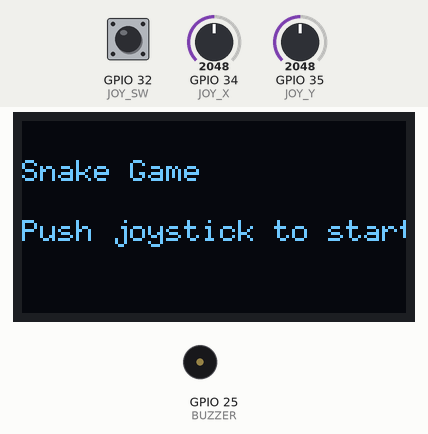
Recording of a sketch running on a simulated ESP32. Parts: 128×64 one-colour display, buzzer (waves = sounding). The inputs (shaded band) are chosen by the test bench; at power-on: GPIO 32 (JOY_SW) HIGH, GPIO 35 (JOY_Y) = 2048, GPIO 34 (JOY_X) = 2048. Random numbers use the default seed unless the sketch sets one.

Above: at 1.2 s.
1.3 s: GPIO 32 (JOY_SW) pulled LOW for 0.15 s
At 1.47 s:
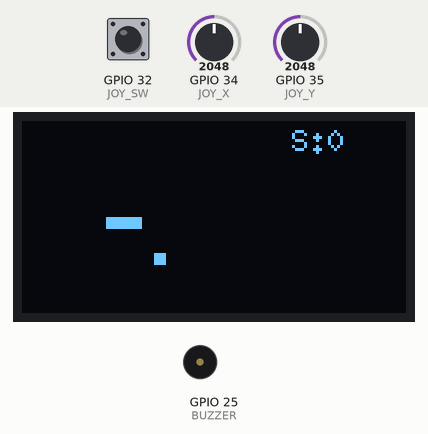
2.0 s: GPIO 35 (JOY_Y) set to 2955
3.5 s: GPIO 35 (JOY_Y) set to 3033
At 3.75 s:
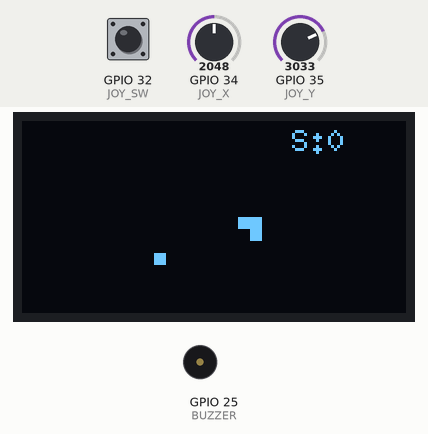
6.5 s: GPIO 32 (JOY_SW) pulled LOW for 3.2 s
At 8.13 s:
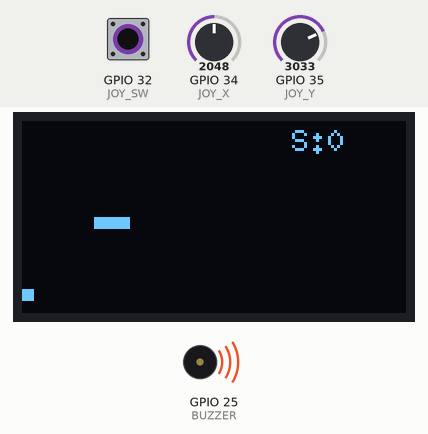
10.3 s: GPIO 34 (JOY_X) set to 3040
At 10.59 s:
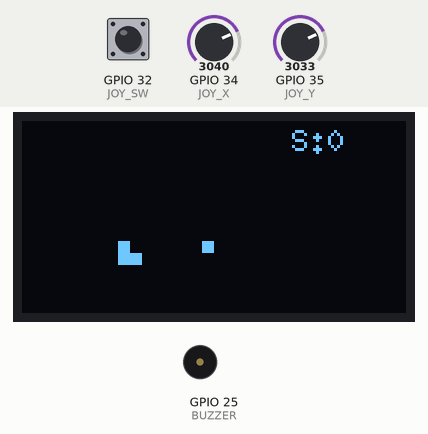
11.9 s: GPIO 34 (JOY_X) set to 2960
At 14.2 s:
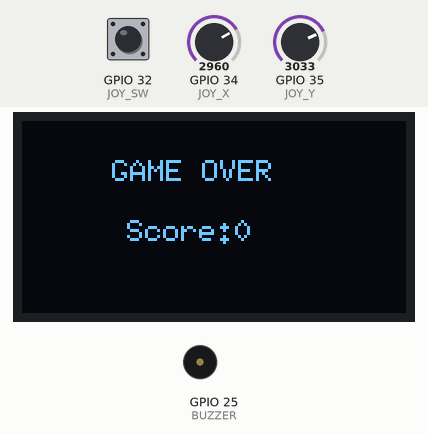
Timing chart, 0 to 14.6 s (numbered marks = the images above; inputs shaded):
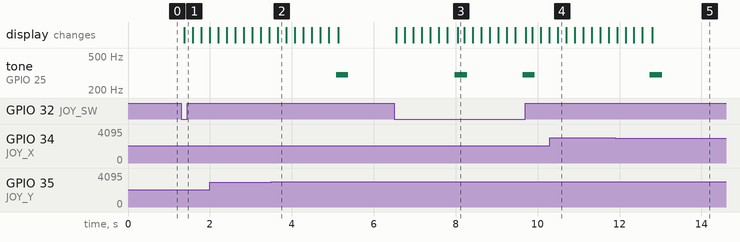

Measured:
- after the input at 1.3 s, the display: changes after 0.08 s (image 1)
- after the input at 6.5 s, tone on GPIO 25 (BUZZER): alternates 300 Hz for 0.30 s and silent for 1.4 s, starting after 1.5 s; the display: first changes after 0.05 s (image 3 shows a later state)
- after the input at 11.9 s, tone on GPIO 25 (BUZZER): silent → 300 Hz after 0.84 s, → silent 0.30 s later

The sketch:

snake_game.ino
```cpp
/*
  Project: ESP32 Snake Game
  Created by: ProtoSam IoT
  GitHub: https://github.com/ProtoSamIoT
  YouTube: https://www.youtube.com/@protosamiot

  Classic Snake game using ESP32, Joystick module, and OLED display.
  Star ⭐ the repo and subscribe for more ESP32 & IoT projects.
*/
#include <Arduino.h>
#include <U8g2lib.h>

/* ---------- OLED ---------- */
U8G2_SH1106_128X64_NONAME_F_HW_I2C oled(U8G2_R0, U8X8_PIN_NONE);

/* ---------- JOYSTICK ---------- */
#define JOY_X 34
#define JOY_Y 35
#define JOY_SW 32

/* ---------- BUZZER ---------- */
#define BUZZER 25

/* ---------- GAME STATES ---------- */
#define GAME_START 0
#define GAME_PLAY  1
#define GAME_OVER  2

int gameState = GAME_START;

/* ---------- SNAKE VARIABLES ---------- */
#define MAX_LEN 64
struct Point { int x, y; };
Point snake[MAX_LEN];
int snakeLen = 3;
int dirX = 1, dirY = 0; // start moving right
Point apple;
unsigned long lastMove;
int moveDelay = 200; // ms
int score = 0;

/* ---------- SETUP ---------- */
void setup() {
  pinMode(JOY_SW, INPUT_PULLUP);
  pinMode(BUZZER, OUTPUT);

  oled.begin();
  oled.setFont(u8g2_font_6x10_tf);

  randomSeed(analogRead(0));
  spawnApple();
}

/* ---------- LOOP ---------- */
void loop() {
  unsigned long now = millis();
  int joyX = analogRead(JOY_X);
  int joyY = analogRead(JOY_Y);
  bool btn = digitalRead(JOY_SW) == LOW;

  if (gameState == GAME_START) {
    drawStart();
    if (btn) resetGame();
  }
  else if (gameState == GAME_PLAY) {
    readJoystick(joyX, joyY);
    if (now - lastMove > moveDelay) {
      moveSnake();
      lastMove = now;
    }
    drawGame();
  }
  else if (gameState == GAME_OVER) {
    drawGameOver();
    if (btn) resetGame();
  }
}

/* ---------- GAME FUNCTIONS ---------- */
void readJoystick(int x, int y) {
  if (x < 1200 && dirX != 1) { dirX = -1; dirY = 0; }
  else if (x > 3000 && dirX != -1) { dirX = 1; dirY = 0; }
  else if (y < 1200 && dirY != 1) { dirX = 0; dirY = -1; }
  else if (y > 3000 && dirY != -1) { dirX = 0; dirY = 1; }
}

void moveSnake() {
  // Move body
  for (int i = snakeLen - 1; i > 0; i--) {
    snake[i] = snake[i - 1];
  }
  // Move head
  snake[0].x += dirX * 4;
  snake[0].y += dirY * 4;

  // Check collisions with walls
  if (snake[0].x < 0 || snake[0].x >= 128 || snake[0].y < 0 || snake[0].y >= 64) {
    gameState = GAME_OVER;
    tone(BUZZER, 300, 300);
    return;
  }

  // Check collision with self
  for (int i = 1; i < snakeLen; i++) {
    if (snake[0].x == snake[i].x && snake[0].y == snake[i].y) {
      gameState = GAME_OVER;
      tone(BUZZER, 300, 300);
      return;
    }
  }

  // Check apple
  if (snake[0].x == apple.x && snake[0].y == apple.y) {
    if (snakeLen < MAX_LEN) snakeLen++;
    score++;
    tone(BUZZER, 1000, 100);
    spawnApple();
  }
}

void spawnApple() {
  apple.x = (random(0, 32)) * 4; // grid 4x4
  apple.y = (random(0, 16)) * 4;
}

void drawGame() {
  oled.clearBuffer();

  // Draw snake
  for (int i = 0; i < snakeLen; i++) {
    oled.drawBox(snake[i].x, snake[i].y, 4, 4);
  }

  // Draw apple
  oled.drawBox(apple.x, apple.y, 4, 4);

  // Draw score
  oled.setCursor(90, 10);
  oled.print("S:");
  oled.print(score);

  oled.sendBuffer();
}

void drawStart() {
  oled.clearBuffer();
  oled.drawStr(0, 20, "Snake Game");
  oled.drawStr(0, 40, "Push joystick to start");
  oled.sendBuffer();
}

void drawGameOver() {
  oled.clearBuffer();
  oled.drawStr(30, 20, "GAME OVER");
  oled.setCursor(35, 40);
  oled.print("Score:");
  oled.print(score);
  oled.sendBuffer();
}

void resetGame() {
  gameState = GAME_PLAY;
  snakeLen = 3;
  snake[0] = {32, 32};
  snake[1] = {28, 32};
  snake[2] = {24, 32};
  dirX = 1; dirY = 0;
  score = 0;
  spawnApple();
}
```
